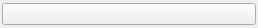
<?xml version="1.0" encoding="UTF-8"?>
<ui version="4.0">
 <class>Frame</class>
 <widget class="QFrame" name="Frame">
  <property name="geometry">
   <rect>
    <x>0</x>
    <y>0</y>
    <width>258</width>
    <height>28</height>
   </rect>
  </property>
  <property name="sizePolicy">
   <sizepolicy hsizetype="Preferred" vsizetype="Maximum">
    <horstretch>0</horstretch>
    <verstretch>0</verstretch>
   </sizepolicy>
  </property>
  <property name="windowTitle">
   <string>Frame</string>
  </property>
  <property name="frameShape">
   <enum>QFrame::NoFrame</enum>
  </property>
  <property name="frameShadow">
   <enum>QFrame::Plain</enum>
  </property>
  <layout class="QVBoxLayout" name="verticalLayout">
   <property name="margin">
    <number>2</number>
   </property>
   <item>
    <widget class="QPushButton" name="button">
     <property name="sizePolicy">
      <sizepolicy hsizetype="Preferred" vsizetype="Fixed">
       <horstretch>0</horstretch>
       <verstretch>0</verstretch>
      </sizepolicy>
     </property>
     <property name="text">
      <string/>
     </property>
    </widget>
   </item>
  </layout>
 </widget>
 <resources/>
 <connections/>
</ui>
